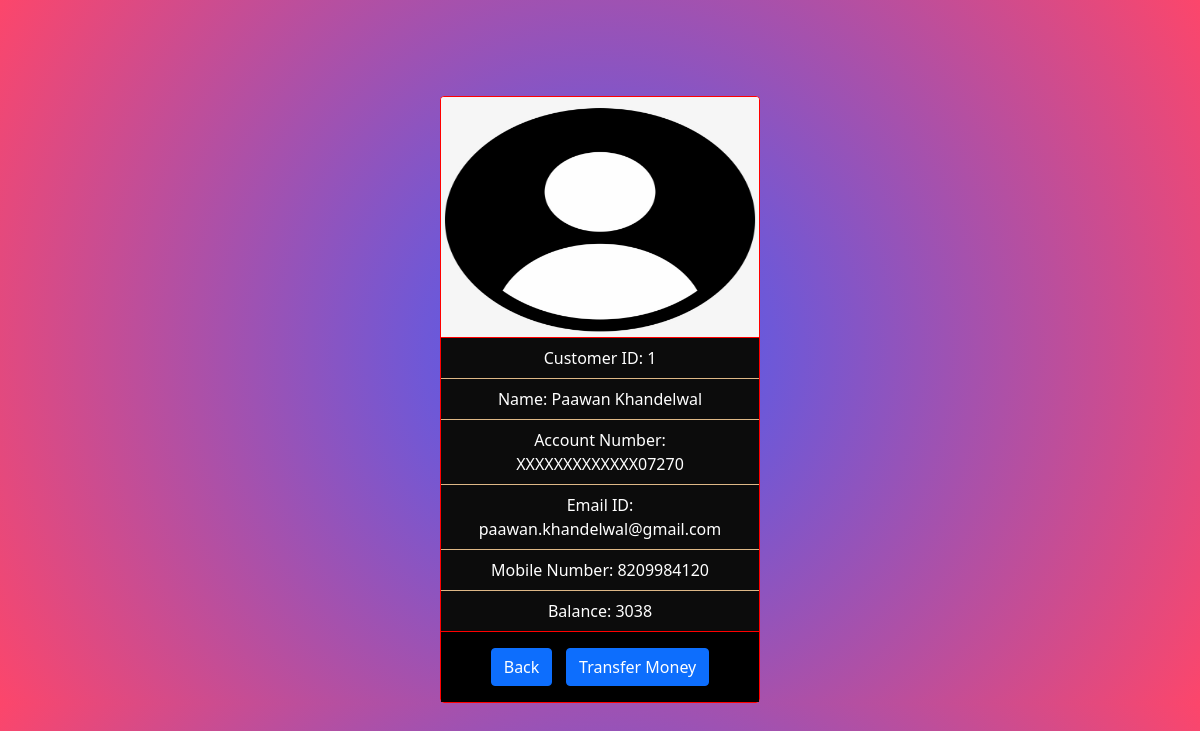
The app's page /profile.php/?id=1 with its own data.
### tables this page shows
CREATE TABLE `customers` (
  `id` int(255) NOT NULL,
  `name` varchar(255) NOT NULL,
  `account_no` varchar(255) NOT NULL,
  `email` varchar(255) NOT NULL,
  `mobile` varchar(255) NOT NULL,
  `balance` decimal(6,0) NOT NULL
);

### profile.php (the view, shortened to what this page needs)
<!DOCTYPE html>
<html lang="en">
<head>
    <?php include 'BS_AOS_link.php' ?>
</head>
<body>
  <?php
    include 'connection.php';
    $select= "select * from customers";
    $query = mysqli_query($con,$select);
    while($res = mysqli_fetch_array($query)){
      if(isset($_GET['id']))
      {
          if($_GET['id']==$res['id'])
          {
  ?>
            <div class="container1 col d-flex justify-content-center">
              <div class="card" style="width: 20rem;">
                <img src="../profileimg.png" class="card-img-top" alt="not">
                <ul class="list-group list-group-flush">
                    <li class="list-group-item">Customer ID: <?php echo $res['id']; ?></li>
                    <li class="list-group-item">Name: <?php echo $res['name']; ?></li>
                    <li class="list-group-item">Account Number: <?php echo $res['account_no']; ?></li>
                    <li class="list-group-item">Email ID: <?php echo $res['email']; ?></li>
                    <li class="list-group-item">Mobile Number: <?php echo $res['mobile']; ?></li>
                    <li class="list-group-item">Balance: <?php echo $res['balance']; ?></li>
                </ul>
                <div class="card-body text-center">
                  <a href="../customers.php"> <button type="button" class="btn btn-primary btn1">Back</button></a>
                  <a href="../transfer.php/?name=<?php echo $res['name'];?>"> <button type="button" class="btn btn-primary">Transfer Money</button></a>
                </div>
              </div>
            </div>
            <?php
              }}}
            ?>
</body>
</html>

### BS_AOS_link.php (shortened to what this page needs)
<link href="https://cdn.jsdelivr.net/npm/bootstrap@5.0.2/dist/css/bootstrap.min.css" rel="stylesheet">
<link rel="stylesheet" href="https://unpkg.com/aos@next/dist/aos.css" />

### records on screen
customers: id "1", name "Paawan Khandelwal", account_no "XXXXXXXXXXXXX07270", email "paawan.khandelwal@gmail.com", mobile "8209984120", balance "3038"
